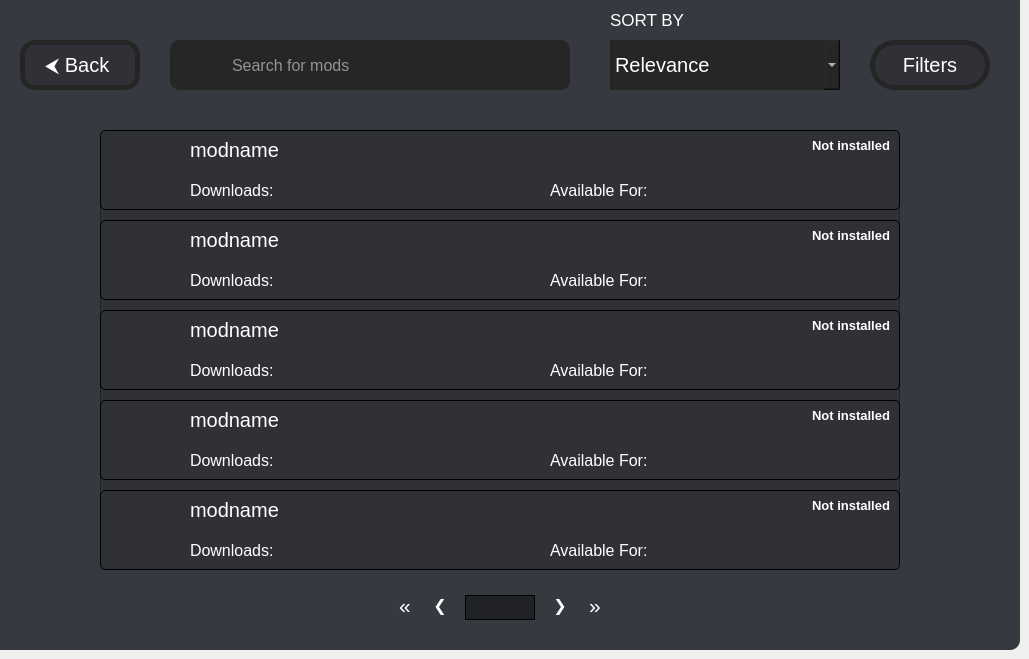
    <widget class="QWidget" name="modlistwid">
     <widget class="QFrame" name="frame_11">
      <property name="geometry">
       <rect>
        <x>0</x>
        <y>0</y>
        <width>1020</width>
        <height>650</height>
       </rect>
      </property>
      <property name="styleSheet">
       <string notr="true">background-color:rgb(54, 57, 63);
border-bottom-right-radius:10px;
outline:none;</string>
      </property>
      <property name="frameShape">
       <enum>QFrame::StyledPanel</enum>
      </property>
      <property name="frameShadow">
       <enum>QFrame::Raised</enum>
      </property>
      <widget class="QFrame" name="frame_12">
       <property name="geometry">
        <rect>
         <x>170</x>
         <y>40</y>
         <width>400</width>
         <height>50</height>
        </rect>
       </property>
       <property name="styleSheet">
        <string notr="true">background-color:rgb(38, 38, 38);
border-radius:10px;
color:white;
font:12pt;</string>
       </property>
       <property name="frameShape">
        <enum>QFrame::StyledPanel</enum>
       </property>
       <property name="frameShadow">
        <enum>QFrame::Raised</enum>
       </property>
       <widget class="QLabel" name="label_9">
        <property name="geometry">
         <rect>
          <x>10</x>
          <y>10</y>
          <width>30</width>
          <height>30</height>
         </rect>
        </property>
        <property name="text">
         <string/>
        </property>
        <property name="pixmap">
         <pixmap resource="../qrf.qrc">:/rf/Pictures/Saved Pictures/14506599291585491858-128.png</pixmap>
        </property>
        <property name="scaledContents">
         <bool>true</bool>
        </property>
       </widget>
       <widget class="QLineEdit" name="searchmod">
        <property name="geometry">
         <rect>
          <x>60</x>
          <y>0</y>
          <width>340</width>
          <height>50</height>
         </rect>
        </property>
        <property name="styleSheet">
         <string notr="true">background-color:rgb(38, 38, 38);
border-radius:10px;
color:white;
font:12pt;</string>
        </property>
        <property name="placeholderText">
         <string>Search for mods</string>
        </property>
       </widget>
      </widget>
      <widget class="QFrame" name="modlistframe">
       <property name="geometry">
        <rect>
         <x>100</x>
         <y>130</y>
         <width>800</width>
         <height>440</height>
        </rect>
       </property>
       <property name="styleSheet">
        <string notr="true">outline:none;
background-color:none;
border:none;
border-radius:5px;
</string>
       </property>
       <property name="frameShape">
        <enum>QFrame::StyledPanel</enum>
       </property>
       <property name="frameShadow">
        <enum>QFrame::Raised</enum>
       </property>
       <widget class="QFrame" name="mod_1">
        <property name="geometry">
         <rect>
          <x>0</x>
          <y>0</y>
          <width>800</width>
          <height>80</height>
         </rect>
        </property>
        <property name="styleSheet">
         <string notr="true">border-radius:5px;
background-color:rgb(47, 49, 54);
border:1px solid black;
color:white;
font:12pt;</string>
        </property>
        <property name="frameShape">
         <enum>QFrame::StyledPanel</enum>
        </property>
        <property name="frameShadow">
         <enum>QFrame::Raised</enum>
        </property>
        <widget class="QPushButton" name="modicon_1">
         <property name="geometry">
          <rect>
           <x>10</x>
           <y>10</y>
           <width>60</width>
           <height>60</height>
          </rect>
         </property>
         <property name="cursor">
          <cursorShape>PointingHandCursor</cursorShape>
         </property>
         <property name="styleSheet">
          <string notr="true">background-color:none;
border-radius:10px;
border:none;
outline:none;</string>
         </property>
         <property name="text">
          <string/>
         </property>
         <property name="iconSize">
          <size>
           <width>60</width>
           <height>60</height>
          </size>
         </property>
        </widget>
        <widget class="QLabel" name="modname_1">
         <property name="geometry">
          <rect>
           <x>90</x>
           <y>0</y>
           <width>580</width>
           <height>40</height>
          </rect>
         </property>
         <property name="cursor">
          <cursorShape>PointingHandCursor</cursorShape>
         </property>
         <property name="styleSheet">
          <string notr="true">border:none;
background-color:none;
outline:none;
font:15pt;</string>
         </property>
         <property name="text">
          <string>modname</string>
         </property>
        </widget>
        <widget class="QLabel" name="downloads_1">
         <property name="geometry">
          <rect>
           <x>90</x>
           <y>50</y>
           <width>350</width>
           <height>20</height>
          </rect>
         </property>
         <property name="styleSheet">
          <string notr="true">border:none;
background-color:none;
outline:none;
font:12pt;</string>
         </property>
         <property name="text">
          <string>Downloads:</string>
         </property>
        </widget>
        <widget class="QLabel" name="available_1">
         <property name="geometry">
          <rect>
           <x>450</x>
           <y>50</y>
           <width>350</width>
           <height>20</height>
          </rect>
         </property>
         <property name="styleSheet">
          <string notr="true">border:none;
background-color:none;
outline:none;
font:12pt;</string>
         </property>
         <property name="text">
          <string>Available For:</string>
         </property>
         <property name="alignment">
          <set>Qt::AlignLeading|Qt::AlignLeft|Qt::AlignVCenter</set>
         </property>
        </widget>
        <widget class="QLabel" name="modstat_1">
         <property name="geometry">
          <rect>
           <x>670</x>
           <y>0</y>
           <width>120</width>
           <height>30</height>
          </rect>
         </property>
         <property name="cursor">
          <cursorShape>ArrowCursor</cursorShape>
         </property>
         <property name="layoutDirection">
          <enum>Qt::LeftToRight</enum>
         </property>
         <property name="styleSheet">
          <string notr="true">border:none;
background-color:none;
outline:none;
font:10pt;
font-weight: bold;</string>
         </property>
         <property name="text">
          <string>Not installed</string>
         </property>
         <property name="alignment">
          <set>Qt::AlignRight|Qt::AlignTrailing|Qt::AlignVCenter</set>
         </property>
        </widget>
       </widget>
       <widget class="QFrame" name="mod_2">
        <property name="geometry">
         <rect>
          <x>0</x>
          <y>90</y>
          <width>800</width>
          <height>80</height>
         </rect>
        </property>
        <property name="styleSheet">
         <string notr="true">border-radius:5px;
background-color:rgb(47, 49, 54);
border:1px solid black;
color:white;
font:12pt;</string>
        </property>
        <property name="frameShape">
         <enum>QFrame::StyledPanel</enum>
        </property>
        <property name="frameShadow">
         <enum>QFrame::Raised</enum>
        </property>
        <widget class="QPushButton" name="modicon_2">
         <property name="geometry">
          <rect>
           <x>10</x>
           <y>10</y>
           <width>60</width>
           <height>60</height>
          </rect>
         </property>
         <property name="cursor">
          <cursorShape>PointingHandCursor</cursorShape>
         </property>
         <property name="styleSheet">
          <string notr="true">background-color:none;
border-radius:10px;
border:none;
outline:none;</string>
         </property>
         <property name="text">
          <string/>
         </property>
         <property name="iconSize">
          <size>
           <width>60</width>
           <height>60</height>
          </size>
         </property>
        </widget>
        <widget class="QLabel" name="modname_2">
         <property name="geometry">
          <rect>
           <x>90</x>
           <y>0</y>
           <width>580</width>
           <height>40</height>
          </rect>
         </property>
         <property name="cursor">
          <cursorShape>PointingHandCursor</cursorShape>
         </property>
         <property name="styleSheet">
          <string notr="true">border:none;
background-color:none;
outline:none;
font:15pt;</string>
         </property>
         <property name="text">
          <string>modname</string>
         </property>
        </widget>
        <widget class="QLabel" name="downloads_2">
         <property name="geometry">
          <rect>
           <x>90</x>
           <y>50</y>
           <width>350</width>
           <height>20</height>
          </rect>
         </property>
         <property name="styleSheet">
          <string notr="true">border:none;
background-color:none;
outline:none;
font:12pt;</string>
         </property>
         <property name="text">
          <string>Downloads:</string>
         </property>
        </widget>
        <widget class="QLabel" name="available_2">
         <property name="geometry">
          <rect>
           <x>450</x>
           <y>50</y>
           <width>350</width>
           <height>20</height>
          </rect>
         </property>
         <property name="styleSheet">
          <string notr="true">border:none;
background-color:none;
outline:none;
font:12pt;</string>
         </property>
         <property name="text">
          <string>Available For:</string>
         </property>
         <property name="alignment">
          <set>Qt::AlignLeading|Qt::AlignLeft|Qt::AlignVCenter</set>
         </property>
        </widget>
        <widget class="QLabel" name="modstat_2">
         <property name="geometry">
          <rect>
           <x>670</x>
           <y>0</y>
           <width>120</width>
           <height>30</height>
          </rect>
         </property>
         <property name="cursor">
          <cursorShape>ArrowCursor</cursorShape>
         </property>
         <property name="layoutDirection">
          <enum>Qt::LeftToRight</enum>
         </property>
         <property name="styleSheet">
          <string notr="true">border:none;
background-color:none;
outline:none;
font:10pt;
font-weight: bold;</string>
         </property>
         <property name="text">
          <string>Not installed</string>
         </property>
         <property name="alignment">
          <set>Qt::AlignRight|Qt::AlignTrailing|Qt::AlignVCenter</set>
         </property>
        </widget>
       </widget>
       <widget class="QFrame" name="mod_3">
        <property name="geometry">
         <rect>
          <x>0</x>
          <y>180</y>
          <width>800</width>
          <height>80</height>
         </rect>
        </property>
        <property name="styleSheet">
         <string notr="true">border-radius:5px;
background-color:rgb(47, 49, 54);
border:1px solid black;
color:white;
font:12pt;</string>
        </property>
        <property name="frameShape">
         <enum>QFrame::StyledPanel</enum>
        </property>
        <property name="frameShadow">
         <enum>QFrame::Raised</enum>
        </property>
        <widget class="QPushButton" name="modicon_3">
         <property name="geometry">
          <rect>
           <x>10</x>
           <y>10</y>
           <width>60</width>
           <height>60</height>
          </rect>
         </property>
         <property name="cursor">
          <cursorShape>PointingHandCursor</cursorShape>
         </property>
         <property name="styleSheet">
          <string notr="true">background-color:none;
border-radius:10px;
border:none;
outline:none;</string>
         </property>
         <property name="text">
          <string/>
         </property>
         <property name="iconSize">
          <size>
           <width>60</width>
           <height>60</height>
          </size>
         </property>
        </widget>
        <widget class="QLabel" name="modname_3">
         <property name="geometry">
          <rect>
           <x>90</x>
           <y>0</y>
           <width>580</width>
           <height>40</height>
          </rect>
         </property>
         <property name="cursor">
          <cursorShape>PointingHandCursor</cursorShape>
         </property>
         <property name="styleSheet">
          <string notr="true">border:none;
background-color:none;
outline:none;
font:15pt;</string>
         </property>
         <property name="text">
          <string>modname</string>
         </property>
        </widget>
        <widget class="QLabel" name="downloads_3">
         <property name="geometry">
          <rect>
           <x>90</x>
           <y>50</y>
           <width>350</width>
           <height>20</height>
          </rect>
         </property>
         <property name="styleSheet">
          <string notr="true">border:none;
background-color:none;
outline:none;
font:12pt;</string>
         </property>
         <property name="text">
          <string>Downloads:</string>
         </property>
        </widget>
        <widget class="QLabel" name="available_3">
         <property name="geometry">
          <rect>
           <x>450</x>
           <y>50</y>
           <width>350</width>
           <height>20</height>
          </rect>
         </property>
         <property name="styleSheet">
          <string notr="true">border:none;
background-color:none;
outline:none;
font:12pt;</string>
         </property>
         <property name="text">
          <string>Available For:</string>
         </property>
         <property name="alignment">
          <set>Qt::AlignLeading|Qt::AlignLeft|Qt::AlignVCenter</set>
         </property>
        </widget>
        <widget class="QLabel" name="modstat_3">
         <property name="geometry">
          <rect>
           <x>670</x>
           <y>0</y>
           <width>120</width>
           <height>30</height>
          </rect>
         </property>
         <property name="cursor">
          <cursorShape>ArrowCursor</cursorShape>
         </property>
         <property name="layoutDirection">
          <enum>Qt::LeftToRight</enum>
         </property>
         <property name="styleSheet">
          <string notr="true">border:none;
background-color:none;
outline:none;
font:10pt;
font-weight: bold;</string>
         </property>
         <property name="text">
          <string>Not installed</string>
         </property>
         <property name="alignment">
          <set>Qt::AlignRight|Qt::AlignTrailing|Qt::AlignVCenter</set>
         </property>
        </widget>
       </widget>
       <widget class="QFrame" name="mod_4">
        <property name="geometry">
         <rect>
          <x>0</x>
          <y>270</y>
          <width>800</width>
          <height>80</height>
         </rect>
        </property>
        <property name="styleSheet">
         <string notr="true">border-radius:5px;
background-color:rgb(47, 49, 54);
border:1px solid black;
color:white;
font:12pt;</string>
        </property>
        <property name="frameShape">
         <enum>QFrame::StyledPanel</enum>
        </property>
        <property name="frameShadow">
         <enum>QFrame::Raised</enum>
        </property>
        <widget class="QPushButton" name="modicon_4">
         <property name="geometry">
          <rect>
           <x>10</x>
           <y>10</y>
           <width>60</width>
           <height>60</height>
          </rect>
         </property>
         <property name="cursor">
          <cursorShape>PointingHandCursor</cursorShape>
         </property>
         <property name="styleSheet">
          <string notr="true">background-color:none;
border-radius:10px;
border:none;
outline:none;</string>
         </property>
         <property name="text">
          <string/>
         </property>
         <property name="iconSize">
          <size>
           <width>60</width>
           <height>60</height>
          </size>
         </property>
        </widget>
        <widget class="QLabel" name="modname_4">
         <property name="geometry">
          <rect>
           <x>90</x>
           <y>0</y>
           <width>580</width>
           <height>40</height>
          </rect>
         </property>
         <property name="cursor">
          <cursorShape>PointingHandCursor</cursorShape>
         </property>
         <property name="styleSheet">
          <string notr="true">border:none;
background-color:none;
outline:none;
font:15pt;</string>
         </property>
         <property name="text">
          <string>modname</string>
         </property>
        </widget>
        <widget class="QLabel" name="downloads_4">
         <property name="geometry">
          <rect>
           <x>90</x>
           <y>50</y>
           <width>350</width>
           <height>20</height>
          </rect>
         </property>
         <property name="styleSheet">
          <string notr="true">border:none;
background-color:none;
outline:none;
font:12pt;</string>
         </property>
         <property name="text">
          <string>Downloads:</string>
         </property>
        </widget>
        <widget class="QLabel" name="available_4">
         <property name="geometry">
          <rect>
           <x>450</x>
           <y>50</y>
           <width>350</width>
           <height>20</height>
          </rect>
         </property>
         <property name="styleSheet">
          <string notr="true">border:none;
background-color:none;
outline:none;
font:12pt;</string>
         </property>
         <property name="text">
          <string>Available For:</string>
         </property>
         <property name="alignment">
          <set>Qt::AlignLeading|Qt::AlignLeft|Qt::AlignVCenter</set>
         </property>
        </widget>
        <widget class="QLabel" name="modstat_4">
         <property name="geometry">
          <rect>
           <x>670</x>
           <y>0</y>
           <width>120</width>
           <height>30</height>
          </rect>
         </property>
         <property name="cursor">
          <cursorShape>ArrowCursor</cursorShape>
         </property>
         <property name="layoutDirection">
          <enum>Qt::LeftToRight</enum>
         </property>
         <property name="styleSheet">
          <string notr="true">border:none;
background-color:none;
outline:none;
font:10pt;
font-weight: bold;</string>
         </property>
         <property name="text">
          <string>Not installed</string>
         </property>
         <property name="alignment">
          <set>Qt::AlignRight|Qt::AlignTrailing|Qt::AlignVCenter</set>
         </property>
        </widget>
       </widget>
       <widget class="QFrame" name="mod_5">
        <property name="geometry">
         <rect>
          <x>0</x>
          <y>360</y>
          <width>800</width>
          <height>80</height>
         </rect>
        </property>
        <property name="styleSheet">
         <string notr="true">border-radius:5px;
background-color:rgb(47, 49, 54);
border:1px solid black;
color:white;
font:12pt;</string>
        </property>
        <property name="frameShape">
         <enum>QFrame::StyledPanel</enum>
        </property>
        <property name="frameShadow">
         <enum>QFrame::Raised</enum>
        </property>
        <widget class="QPushButton" name="modicon_5">
         <property name="geometry">
          <rect>
           <x>10</x>
           <y>10</y>
           <width>60</width>
           <height>60</height>
          </rect>
         </property>
         <property name="cursor">
          <cursorShape>PointingHandCursor</cursorShape>
         </property>
         <property name="styleSheet">
          <string notr="true">background-color:none;
border-radius:10px;
border:none;
outline:none;</string>
         </property>
         <property name="text">
          <string/>
         </property>
         <property name="iconSize">
          <size>
           <width>60</width>
           <height>60</height>
          </size>
         </property>
        </widget>
        <widget class="QLabel" name="modname_5">
         <property name="geometry">
          <rect>
           <x>90</x>
           <y>0</y>
           <width>580</width>
           <height>40</height>
          </rect>
         </property>
         <property name="cursor">
          <cursorShape>PointingHandCursor</cursorShape>
         </property>
         <property name="styleSheet">
          <string notr="true">border:none;
background-color:none;
outline:none;
font:15pt;</string>
         </property>
         <property name="text">
          <string>modname</string>
         </property>
        </widget>
        <widget class="QLabel" name="downloads_5">
         <property name="geometry">
          <rect>
           <x>90</x>
           <y>50</y>
           <width>350</width>
           <height>20</height>
          </rect>
         </property>
         <property name="styleSheet">
          <string notr="true">border:none;
background-color:none;
outline:none;
font:12pt;</string>
         </property>
         <property name="text">
          <string>Downloads:</string>
         </property>
        </widget>
        <widget class="QLabel" name="available_5">
         <property name="geometry">
          <rect>
           <x>450</x>
           <y>50</y>
           <width>350</width>
           <height>20</height>
          </rect>
         </property>
         <property name="styleSheet">
          <string notr="true">border:none;
background-color:none;
outline:none;
font:12pt;</string>
         </property>
         <property name="text">
          <string>Available For:</string>
         </property>
         <property name="alignment">
          <set>Qt::AlignLeading|Qt::AlignLeft|Qt::AlignVCenter</set>
         </property>
        </widget>
        <widget class="QLabel" name="modstat_5">
         <property name="geometry">
          <rect>
           <x>670</x>
           <y>0</y>
           <width>120</width>
           <height>30</height>
          </rect>
         </property>
         <property name="cursor">
          <cursorShape>ArrowCursor</cursorShape>
         </property>
         <property name="layoutDirection">
          <enum>Qt::LeftToRight</enum>
         </property>
         <property name="styleSheet">
          <string notr="true">border:none;
background-color:none;
outline:none;
font:10pt;
font-weight: bold;</string>
         </property>
         <property name="text">
          <string>Not installed</string>
         </property>
         <property name="alignment">
          <set>Qt::AlignRight|Qt::AlignTrailing|Qt::AlignVCenter</set>
         </property>
        </widget>
       </widget>
       <zorder>mod_5</zorder>
       <zorder>mod_4</zorder>
       <zorder>mod_3</zorder>
       <zorder>mod_2</zorder>
       <zorder>mod_1</zorder>
      </widget>
      <widget class="QFrame" name="frame_14">
       <property name="geometry">
        <rect>
         <x>335</x>
         <y>575</y>
         <width>330</width>
         <height>60</height>
        </rect>
       </property>
       <property name="styleSheet">
        <string notr="true">outline:none;
background-color:none;
border:none;
</string>
       </property>
       <property name="frameShape">
        <enum>QFrame::StyledPanel</enum>
       </property>
       <property name="frameShadow">
        <enum>QFrame::Raised</enum>
       </property>
       <widget class="QPushButton" name="backmod_1">
        <property name="geometry">
         <rect>
          <x>90</x>
          <y>10</y>
          <width>30</width>
          <height>40</height>
         </rect>
        </property>
        <property name="cursor">
         <cursorShape>PointingHandCursor</cursorShape>
        </property>
        <property name="styleSheet">
         <string notr="true">background-color:none;
color:white;
font:12pt;</string>
        </property>
        <property name="text">
         <string>❮</string>
        </property>
       </widget>
       <widget class="QLineEdit" name="pagenumber">
        <property name="geometry">
         <rect>
          <x>130</x>
          <y>20</y>
          <width>70</width>
          <height>25</height>
         </rect>
        </property>
        <property name="styleSheet">
         <string notr="true">border-radius:0px;
background-color:rgb(32, 34, 37);
border:1px solid black;
color:white;
font:10pt;</string>
        </property>
        <property name="text">
         <string/>
        </property>
        <property name="alignment">
         <set>Qt::AlignCenter</set>
        </property>
       </widget>
       <widget class="QPushButton" name="nextmod_1">
        <property name="geometry">
         <rect>
          <x>210</x>
          <y>10</y>
          <width>30</width>
          <height>40</height>
         </rect>
        </property>
        <property name="cursor">
         <cursorShape>PointingHandCursor</cursorShape>
        </property>
        <property name="styleSheet">
         <string notr="true">background-color:none;
color:white;
font:12pt;</string>
        </property>
        <property name="text">
         <string>❯</string>
        </property>
       </widget>
       <widget class="QPushButton" name="backmod_2">
        <property name="geometry">
         <rect>
          <x>55</x>
          <y>10</y>
          <width>30</width>
          <height>40</height>
         </rect>
        </property>
        <property name="cursor">
         <cursorShape>PointingHandCursor</cursorShape>
        </property>
        <property name="styleSheet">
         <string notr="true">background-color:none;
color:white;
font:16pt;</string>
        </property>
        <property name="text">
         <string>«</string>
        </property>
       </widget>
       <widget class="QPushButton" name="nextmod_2">
        <property name="geometry">
         <rect>
          <x>245</x>
          <y>10</y>
          <width>30</width>
          <height>40</height>
         </rect>
        </property>
        <property name="cursor">
         <cursorShape>PointingHandCursor</cursorShape>
        </property>
        <property name="styleSheet">
         <string notr="true">background-color:none;
color:white;
font:16pt;</string>
        </property>
        <property name="text">
         <string>»</string>
        </property>
       </widget>
      </widget>
      <widget class="QComboBox" name="sortlist">
       <property name="geometry">
        <rect>
         <x>610</x>
         <y>40</y>
         <width>230</width>
         <height>50</height>
        </rect>
       </property>
       <property name="cursor">
        <cursorShape>PointingHandCursor</cursorShape>
       </property>
       <property name="styleSheet">
        <string notr="true">font:20px;
color:white;
background-color:rgb(38, 38, 38);
</string>
       </property>
       <item>
        <property name="text">
         <string>Relevance</string>
        </property>
       </item>
       <item>
        <property name="text">
         <string>Downloads</string>
        </property>
       </item>
       <item>
        <property name="text">
         <string>Follows</string>
        </property>
       </item>
       <item>
        <property name="text">
         <string>Newest</string>
        </property>
       </item>
       <item>
        <property name="text">
         <string>Updated</string>
        </property>
       </item>
       <item>
        <property name="text">
         <string>Installed</string>
        </property>
       </item>
      </widget>
      <widget class="QLabel" name="label_11">
       <property name="geometry">
        <rect>
         <x>610</x>
         <y>5</y>
         <width>100</width>
         <height>30</height>
        </rect>
       </property>
       <property name="styleSheet">
        <string notr="true">color:white;
font:13pt;</string>
       </property>
       <property name="text">
        <string>SORT BY</string>
       </property>
      </widget>
      <widget class="QLabel" name="waitmod">
       <property name="geometry">
        <rect>
         <x>100</x>
         <y>130</y>
         <width>800</width>
         <height>440</height>
        </rect>
       </property>
       <property name="styleSheet">
        <string notr="true">background-color:rgb(47, 49, 54);
color:white;
font:30pt;

border-radius:10px;
border:1px solid rgb(32, 34, 37);
                                    </string>
       </property>
       <property name="text">
        <string/>
       </property>
       <property name="alignment">
        <set>Qt::AlignCenter</set>
       </property>
      </widget>
      <widget class="QPushButton" name="modfilter">
       <property name="geometry">
        <rect>
         <x>870</x>
         <y>40</y>
         <width>120</width>
         <height>50</height>
        </rect>
       </property>
       <property name="cursor">
        <cursorShape>PointingHandCursor</cursorShape>
       </property>
       <property name="styleSheet">
        <string notr="true">QPushButton {
background-color: rgb(47, 49, 54);
border:5px solid rgb(37, 37, 37);
border-radius:25px;
color:white;
font:15pt;
}
QPushButton:hover {
background-color:rgb(37, 37, 37);

}</string>
       </property>
       <property name="text">
        <string>Filters</string>
       </property>
      </widget>
      <widget class="QPushButton" name="backconfigmp">
       <property name="geometry">
        <rect>
         <x>20</x>
         <y>40</y>
         <width>120</width>
         <height>50</height>
        </rect>
       </property>
       <property name="cursor">
        <cursorShape>PointingHandCursor</cursorShape>
       </property>
       <property name="styleSheet">
        <string notr="true">QPushButton {
background-color: rgb(47, 49, 54);
border:5px solid rgb(37, 37, 37);
border-radius:15px;
color:white;
font:15pt;
}
QPushButton:hover {
background-color:rgb(37, 37, 37);

}</string>
       </property>
       <property name="text">
        <string>⮜ Back </string>
       </property>
      </widget>
      <zorder>frame_12</zorder>
      <zorder>frame_14</zorder>
      <zorder>sortlist</zorder>
      <zorder>label_11</zorder>
      <zorder>waitmod</zorder>
      <zorder>modlistframe</zorder>
      <zorder>modfilter</zorder>
      <zorder>backconfigmp</zorder>
     </widget>
    </widget>
